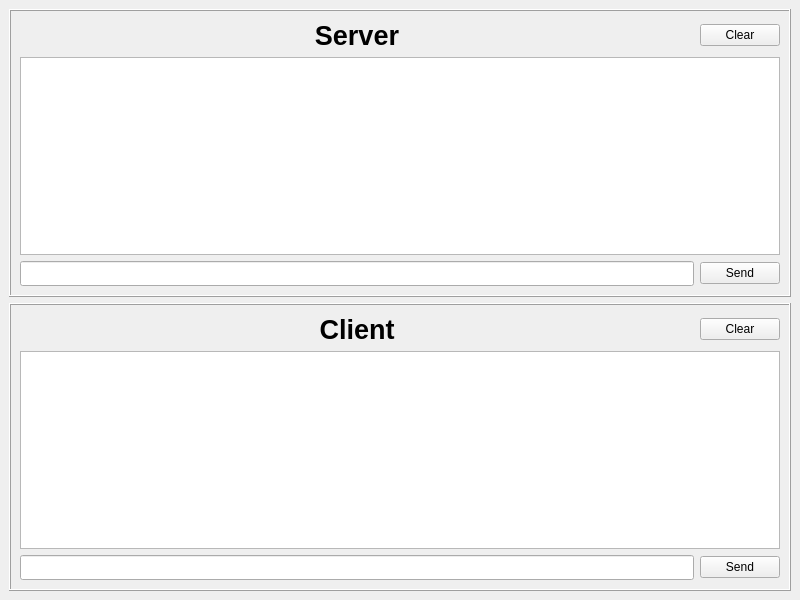
<?xml version="1.0" encoding="UTF-8"?>
<ui version="4.0">
 <class>MainWindow</class>
 <widget class="QMainWindow" name="MainWindow">
  <property name="geometry">
   <rect>
    <x>0</x>
    <y>0</y>
    <width>800</width>
    <height>600</height>
   </rect>
  </property>
  <property name="windowTitle">
   <string>MainWindow</string>
  </property>
  <widget class="QWidget" name="centralwidget">
   <layout class="QVBoxLayout" name="verticalLayout_3">
    <item>
     <widget class="QFrame" name="frame">
      <property name="frameShape">
       <enum>QFrame::Shape::Box</enum>
      </property>
      <property name="frameShadow">
       <enum>QFrame::Shadow::Raised</enum>
      </property>
      <layout class="QVBoxLayout" name="verticalLayout">
       <item>
        <layout class="QHBoxLayout" name="horizontalLayout_3" stretch="1,0">
         <item>
          <widget class="QLabel" name="label">
           <property name="font">
            <font>
             <pointsize>20</pointsize>
             <bold>true</bold>
            </font>
           </property>
           <property name="text">
            <string>Server</string>
           </property>
           <property name="alignment">
            <set>Qt::AlignmentFlag::AlignCenter</set>
           </property>
          </widget>
         </item>
         <item>
          <widget class="QPushButton" name="PB_clearServerText">
           <property name="text">
            <string>Clear</string>
           </property>
          </widget>
         </item>
        </layout>
       </item>
       <item>
        <widget class="QPlainTextEdit" name="PTE_server">
         <property name="font">
          <font>
           <family>D2Coding</family>
          </font>
         </property>
         <property name="readOnly">
          <bool>true</bool>
         </property>
        </widget>
       </item>
       <item>
        <layout class="QHBoxLayout" name="horizontalLayout">
         <item>
          <widget class="QLineEdit" name="LE_serverInput">
           <property name="font">
            <font>
             <family>D2Coding</family>
            </font>
           </property>
          </widget>
         </item>
         <item>
          <widget class="QPushButton" name="PB_sendToClient">
           <property name="text">
            <string>Send</string>
           </property>
          </widget>
         </item>
        </layout>
       </item>
      </layout>
     </widget>
    </item>
    <item>
     <widget class="QFrame" name="frame_2">
      <property name="frameShape">
       <enum>QFrame::Shape::Box</enum>
      </property>
      <property name="frameShadow">
       <enum>QFrame::Shadow::Raised</enum>
      </property>
      <layout class="QVBoxLayout" name="verticalLayout_2">
       <item>
        <layout class="QHBoxLayout" name="horizontalLayout_4" stretch="1,0">
         <item>
          <widget class="QLabel" name="label_2">
           <property name="font">
            <font>
             <pointsize>20</pointsize>
             <bold>true</bold>
            </font>
           </property>
           <property name="text">
            <string>Client</string>
           </property>
           <property name="alignment">
            <set>Qt::AlignmentFlag::AlignCenter</set>
           </property>
          </widget>
         </item>
         <item>
          <widget class="QPushButton" name="PB_clearClientText">
           <property name="text">
            <string>Clear</string>
           </property>
          </widget>
         </item>
        </layout>
       </item>
       <item>
        <widget class="QPlainTextEdit" name="PTE_client">
         <property name="font">
          <font>
           <family>D2Coding</family>
          </font>
         </property>
         <property name="readOnly">
          <bool>true</bool>
         </property>
        </widget>
       </item>
       <item>
        <layout class="QHBoxLayout" name="horizontalLayout_2">
         <item>
          <widget class="QLineEdit" name="LE_clientInput">
           <property name="font">
            <font>
             <family>D2Coding</family>
            </font>
           </property>
          </widget>
         </item>
         <item>
          <widget class="QPushButton" name="PB_sendToServer">
           <property name="text">
            <string>Send</string>
           </property>
          </widget>
         </item>
        </layout>
       </item>
      </layout>
     </widget>
    </item>
   </layout>
  </widget>
 </widget>
 <resources/>
 <connections>
  <connection>
   <sender>PB_sendToClient</sender>
   <signal>clicked()</signal>
   <receiver>MainWindow</receiver>
   <slot>sendMsgToClient()</slot>
   <hints>
    <hint type="sourcelabel">
     <x>731</x>
     <y>263</y>
    </hint>
    <hint type="destinationlabel">
     <x>664</x>
     <y>294</y>
    </hint>
   </hints>
  </connection>
  <connection>
   <sender>PB_sendToServer</sender>
   <signal>clicked()</signal>
   <receiver>MainWindow</receiver>
   <slot>sendMsgToServer()</slot>
   <hints>
    <hint type="sourcelabel">
     <x>748</x>
     <y>545</y>
    </hint>
    <hint type="destinationlabel">
     <x>677</x>
     <y>593</y>
    </hint>
   </hints>
  </connection>
  <connection>
   <sender>PB_clearServerText</sender>
   <signal>clicked()</signal>
   <receiver>PTE_server</receiver>
   <slot>clear()</slot>
   <hints>
    <hint type="sourcelabel">
     <x>727</x>
     <y>42</y>
    </hint>
    <hint type="destinationlabel">
     <x>644</x>
     <y>90</y>
    </hint>
   </hints>
  </connection>
  <connection>
   <sender>PB_clearClientText</sender>
   <signal>clicked()</signal>
   <receiver>PTE_client</receiver>
   <slot>clear()</slot>
   <hints>
    <hint type="sourcelabel">
     <x>739</x>
     <y>351</y>
    </hint>
    <hint type="destinationlabel">
     <x>575</x>
     <y>374</y>
    </hint>
   </hints>
  </connection>
  <connection>
   <sender>LE_serverInput</sender>
   <signal>returnPressed()</signal>
   <receiver>MainWindow</receiver>
   <slot>sendMsgToClient()</slot>
   <hints>
    <hint type="sourcelabel">
     <x>465</x>
     <y>260</y>
    </hint>
    <hint type="destinationlabel">
     <x>346</x>
     <y>300</y>
    </hint>
   </hints>
  </connection>
  <connection>
   <sender>LE_clientInput</sender>
   <signal>returnPressed()</signal>
   <receiver>MainWindow</receiver>
   <slot>sendMsgToServer()</slot>
   <hints>
    <hint type="sourcelabel">
     <x>550</x>
     <y>558</y>
    </hint>
    <hint type="destinationlabel">
     <x>425</x>
     <y>594</y>
    </hint>
   </hints>
  </connection>
 </connections>
 <slots>
  <slot>sendMsgToClient()</slot>
  <slot>sendMsgToServer()</slot>
 </slots>
</ui>
